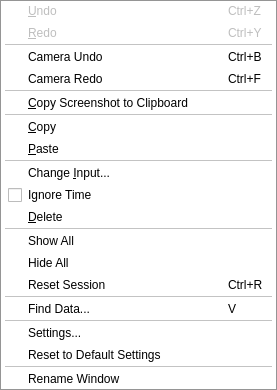
<?xml version="1.0" encoding="UTF-8"?>
<ui version="4.0">
 <class>pqEditMenuBuilder</class>
 <widget class="QMenu" name="pqEditMenuBuilder">
  <property name="title">
   <string>&amp;Edit</string>
  </property>
  <action name="actionEditUndo">
   <property name="checkable">
    <bool>false</bool>
   </property>
   <property name="enabled">
    <bool>false</bool>
   </property>
   <property name="icon">
    <iconset resource="../../../Components/Resources/pqComponents.qrc">
     <normaloff>:/pqWidgets/Icons/pqUndo.svg</normaloff>:/pqWidgets/Icons/pqUndo.svg</iconset>
   </property>
   <property name="text">
    <string>&amp;Undo</string>
   </property>
   <property name="shortcut">
    <string>Ctrl+Z</string>
   </property>
  </action>
  <action name="actionEditRedo">
   <property name="enabled">
    <bool>false</bool>
   </property>
   <property name="icon">
    <iconset resource="../../../Components/Resources/pqComponents.qrc">
     <normaloff>:/pqWidgets/Icons/pqRedo.svg</normaloff>:/pqWidgets/Icons/pqRedo.svg</iconset>
   </property>
   <property name="text">
    <string>&amp;Redo</string>
   </property>
   <property name="shortcut">
    <string>Ctrl+Y</string>
   </property>
  </action>
  <action name="actionEditCameraUndo">
   <property name="icon">
    <iconset resource="../../../Components/Resources/pqComponents.qrc">
     <normaloff>:/pqWidgets/Icons/pqUndoCamera.svg</normaloff>:/pqWidgets/Icons/pqUndoCamera.svg</iconset>
   </property>
   <property name="text">
    <string>Camera Undo</string>
   </property>
   <property name="shortcut">
    <string>Ctrl+B</string>
   </property>
  </action>
  <action name="actionEditCameraRedo">
   <property name="icon">
    <iconset resource="../../../Components/Resources/pqComponents.qrc">
     <normaloff>:/pqWidgets/Icons/pqRedoCamera.svg</normaloff>:/pqWidgets/Icons/pqRedoCamera.svg</iconset>
   </property>
   <property name="text">
    <string>Camera Redo</string>
   </property>
   <property name="shortcut">
    <string>Ctrl+F</string>
   </property>
  </action>
  <action name="actionChangeInput">
   <property name="icon">
    <iconset resource="../../../Components/Resources/pqComponents.qrc">
     <normaloff>:/pqWidgets/Icons/pqChangeInput.svg</normaloff>:/pqWidgets/Icons/pqChangeInput.svg</iconset>
   </property>
   <property name="text">
    <string>Change &amp;Input...</string>
   </property>
   <property name="iconText">
    <string>Change Input...</string>
   </property>
   <property name="toolTip">
    <string>Change a Filter's Input</string>
   </property>
   <property name="statusTip">
    <string>Change a Filter's Input</string>
   </property>
  </action>
  <action name="actionCopyScreenshotToClipboard">
   <property name="icon">
    <iconset resource="../../../Components/Resources/pqComponents.qrc">
     <normaloff>:/pqWidgets/Icons/pqCaptureScreenshot.svg</normaloff>:/pqWidgets/Icons/pqCaptureScreenshot.svg</iconset>
   </property>
   <property name="text">
    <string>&amp;Copy Screenshot to Clipboard</string>
   </property>
   <property name="statusTip">
    <string>Copy Screenshot to Clipboard</string>
   </property>
  </action>
  <action name="actionCopy">
   <property name="icon">
    <iconset resource="../../../Components/Resources/pqComponents.qrc">
     <normaloff>:/pqWidgets/Icons/pqCopy.svg</normaloff>:/pqWidgets/Icons/pqCopy.svg</iconset>
   </property>
   <property name="text">
    <string>&amp;Copy</string>
   </property>
   <property name="statusTip">
    <string>Copy properties</string>
   </property>
  </action>
  <action name="actionPaste">
   <property name="icon">
    <iconset resource="../../../Components/Resources/pqComponents.qrc">
     <normaloff>:/pqWidgets/Icons/pqPaste.svg</normaloff>:/pqWidgets/Icons/pqPaste.svg</iconset>
   </property>
   <property name="text">
    <string>&amp;Paste</string>
   </property>
   <property name="statusTip">
    <string>Paste copied properties</string>
   </property>
  </action>
  <action name="actionDelete">
   <property name="icon">
    <iconset resource="../../../Widgets/Resources/QtWidgets.qrc">
     <normaloff>:/QtWidgets/Icons/pqDelete.svg</normaloff>:/QtWidgets/Icons/pqDelete.svg</iconset>
   </property>
   <property name="text">
    <string>&amp;Delete</string>
   </property>
   <property name="statusTip">
    <string>Delete</string>
   </property>
  </action>
  <action name="actionDelete_All">
   <property name="icon">
    <iconset resource="../../../Components/Resources/pqComponents.qrc">
     <normaloff>:/pqWidgets/Icons/pqResetSession.svg</normaloff>:/pqWidgets/Icons/pqResetSession.svg</iconset>
   </property>
   <property name="text">
    <string>Reset Session</string>
   </property>
   <property name="shortcut">
    <string>Ctrl+R</string>
   </property>
  </action>
  <action name="actionShow_All">
   <property name="icon">
    <iconset resource="../../../Components/Resources/pqComponents.qrc">
     <normaloff>:/pqWidgets/Icons/pqEyeball.svg</normaloff>:/pqWidgets/Icons/pqEyeball.svg</iconset>
   </property>
   <property name="text">
    <string>Show All</string>
   </property>
   <property name="toolTip">
    <string>Show all sources in selected view</string>
   </property>
  </action>
  <action name="actionHide_All">
   <property name="icon">
    <iconset resource="../../../Components/Resources/pqComponents.qrc">
     <normaloff>:/pqWidgets/Icons/pqEyeballClosed.svg</normaloff>:/pqWidgets/Icons/pqEyeballClosed.svg</iconset>
   </property>
   <property name="text">
    <string>Hide All</string>
   </property>
  </action>
  <action name="actionIgnoreTime">
   <property name="checkable">
    <bool>true</bool>
   </property>
   <property name="text">
    <string>Ignore Time</string>
   </property>
   <property name="toolTip">
    <string>Disregard this source/filter's time from animations</string>
   </property>
   <property name="statusTip">
    <string>Disregard this source/filter's time from animations</string>
   </property>
   <property name="whatsThis">
    <string>Disregard this source/filter's time from animations</string>
   </property>
  </action>
  <action name="actionEditSettings">
   <property name="icon">
    <iconset resource="../../../Components/Resources/pqComponents.qrc">
     <normaloff>:/pqWidgets/Icons/pqSettings.svg</normaloff>:/pqWidgets/Icons/pqSettings.svg</iconset>
   </property>
   <property name="text">
    <string>Settings...</string>
   </property>
   <property name="iconText">
    <string>Settings</string>
   </property>
   <property name="toolTip">
    <string>Settings</string>
   </property>
  </action>
  <action name="actionQuery">
   <property name="icon">
    <iconset resource="../../../Components/Resources/pqComponents.qrc">
     <normaloff>:/pqWidgets/Icons/pqFindData.svg</normaloff>:/pqWidgets/Icons/pqFindData.svg</iconset>
   </property>
   <property name="text">
    <string>Find Data...</string>
   </property>
   <property name="iconText">
    <string>Find Data</string>
   </property>
   <property name="toolTip">
    <string>Find data matching various criteria from the current source (v).</string>
   </property>
   <property name="shortcut">
    <string>V</string>
   </property>
  </action>
  <action name="actionResetDefaultSettings">
   <property name="icon">
    <iconset resource="../../../Components/Resources/pqComponents.qrc">
     <normaloff>:/pqWidgets/Icons/pqResetSettings.svg</normaloff>:/pqWidgets/Icons/pqResetSettings.svg</iconset>
   </property>
   <property name="text">
    <string>Reset to Default Settings</string>
   </property>
   <property name="iconText">
    <string>Reset to Default Settings</string>
   </property>
   <property name="toolTip">
    <string>Reset user settings to default.</string>
   </property>
  </action>
  <action name="actionSetMainWindowTitle">
   <property name="icon">
    <iconset resource="../../../Components/Resources/pqComponents.qrc">
     <normaloff>:/pqWidgets/Icons/pqRenameWindow.svg</normaloff>:/pqWidgets/Icons/pqRenameWindow.svg</iconset>
   </property>
   <property name="text">
    <string>Rename Window</string>
   </property>
   <property name="toolTip">
    <string>Change the main window title</string>
   </property>
  </action>
  <addaction name="actionEditUndo"/>
  <addaction name="actionEditRedo"/>
  <addaction name="separator"/>
  <addaction name="actionEditCameraUndo"/>
  <addaction name="actionEditCameraRedo"/>
  <addaction name="separator"/>
  <addaction name="actionCopyScreenshotToClipboard"/>
  <addaction name="separator"/>
  <addaction name="actionCopy"/>
  <addaction name="actionPaste"/>
  <addaction name="separator"/>
  <addaction name="actionChangeInput"/>
  <addaction name="actionIgnoreTime"/>
  <addaction name="actionDelete"/>
  <addaction name="separator"/>
  <addaction name="actionShow_All"/>
  <addaction name="actionHide_All"/>
  <addaction name="actionDelete_All"/>
  <addaction name="separator"/>
  <addaction name="actionQuery"/>
  <addaction name="separator"/>
  <addaction name="actionEditSettings"/>
  <addaction name="actionResetDefaultSettings"/>
  <addaction name="separator"/>
  <addaction name="actionSetMainWindowTitle"/>
 </widget>
 <resources>
  <include location="../../../Components/Resources/pqComponents.qrc"/>
  <include location="../../../Widgets/Resources/QtWidgets.qrc"/>
 </resources>
 <connections/>
</ui>
